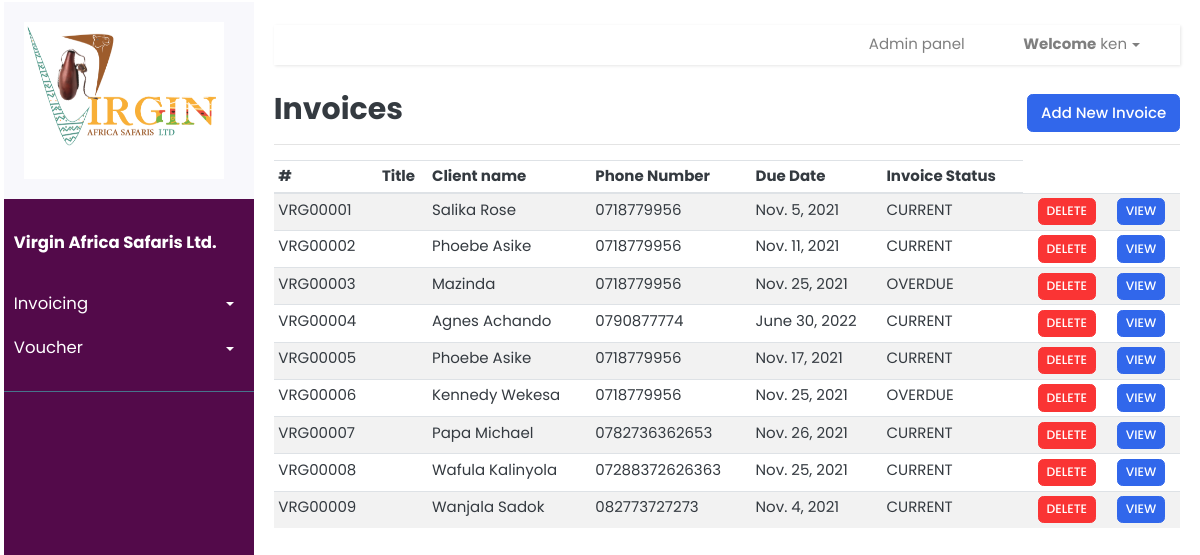
Page /invoices/ (signed in) on the committed database.
### invoice/models.py (models this page shows, shortened)
class Invoice(models.Model):
	TERMS = [
	('Immediate','Immediate'),
	('15 days', '15 days'),
	('30 days', '30 days'),
	]
	STATUS = [
	('CURRENT', 'CURRENT'),
	('EMAIL_SENT', 'EMAIL_SENT'),
	('OVERDUE', 'OVERDUE'),
	('PAID', 'PAID'),
	]
	number = models.CharField(null=False,default=increment_invoice_number, blank=False, max_length=100, unique=True)
	dueDate = models.DateField(null=True, blank=True)
	paymentTerms = models.CharField(choices=TERMS, default='15 days', max_length=100)
	status = models.CharField(choices=STATUS, default='CURRENT', max_length=100)
	description = models.TextField(null=True, blank=True,max_length=500)
	istaxable = models.BooleanField()
	client = models.ForeignKey(Client, blank=True, null=True, on_delete=models.SET_NULL)
	uniqueId = models.CharField(null=True, blank=True, max_length=100)
	slug = models.SlugField(max_length=500, unique=True, blank=True, null=True)
	date_created = models.DateTimeField(blank=True, null=True)
	last_updated = models.DateTimeField(blank=True, null=True)

class Client(models.Model):
	CITIES = [
	('Mombasa', 'Mombasa'),
	('Nairobi', 'Nairobi'),
	('Kitale', 'Kitale'),
	('Nakuru', 'Nakuru')
	]
	clientName = models.CharField(null=True, blank=True, max_length=200)
	address = models.CharField(null=True, blank=True, max_length=200)
	city = models.CharField(choices=CITIES, blank=True, max_length=100)
	postalCode = models.CharField(null=True, blank=True, max_length=10)
	phoneNumber = models.CharField(null=True, blank=True, max_length=100)
	emailAddress = models.CharField(null=True, blank=True, max_length=100)
	uniqueId = models.CharField(null=True, blank=True, max_length=100)
	slug = models.SlugField(max_length=500, unique=True, blank=True, null=True)
	date_created = models.DateTimeField(blank=True, null=True)
	last_updated = models.DateTimeField(blank=True, null=True)

### invoice/views.py (the view)
# urls.py: path("invoices/", invoice_views.view_invoices, name="view-invoices" ),
@login_required
def view_invoices(request):
	context = {}
	invoices = Invoice.objects.all()
	context['invoices'] = invoices
	return render(request, 'invoice/invoices.html', context)

### templates/invoice/invoices.html (shortened to what this page needs)
{% extends 'index.html' %} {% load static %} {% load crispy_forms_tags %}
 {% block content %}
<div
  class="
    d-flex
    justify-content-between
    flex-wrap flex-md-nowrap
    align-items-center
    pt-3
    pb-2
    mb-3
    border-bottom
  "
>
  <h1 class="h2">Invoices</h1>
  <div class="btn-toolbar mb-2 mb-md-0">
    <div class="btn-group me-2">
      <a href="{% url 'create-invoice' %}"
        ><button type="button" class="btn btn-primary">
          Add New Invoice
        </button></a
      >
    </div>
  </div>
</div>
{% if invoices|length > 0 %}
<div class="table-responsive">
  <table class="table table-striped table-sm table-hover">
    <thead>
      <tr>
        <th>#</th>
        <th>Title</th>
        <th>Client name</th>
        <th>Phone Number</th>
        <th>Due Date</th>
        <th>Invoice Status</th>
      </tr>
    </thead>
    <tbody>
      {% for invoice in invoices %}
      <tr onclick="getElementById('edit-1').click()" style="cursor: pointer">
        <td>{{invoice.number}}</td>
        <td>{{invoice.title}}</td>
        <td>{{invoice.client.clientName}}</td>
        <td>{{invoice.client.phoneNumber}}</td>
        <td>{{invoice.dueDate}}</td>
        <td>{{invoice.status}}</td>
        <td>
        </td>
        <td>
          <a href="#"><button class="btn btn-danger btn-sm">DELETE</button></a>
        </td>
        <td>
          <a href="{% url 'create-build-invoice' invoice.slug %}"
            ><button class="btn btn-primary btn-sm">VIEW</button></a
          >
        </td>
      </tr>
      {% endfor %}
    </tbody>
  </table>
</div>
{% endif %} {% endblock %}

### templates/index.html (shortened to what this page needs)
{% load static %} {% load crispy_forms_tags %}
<!DOCTYPE html>
<html lang="en">
  <head>
    <link
      href="{% static 'css/bootstrap.css' %}"
      rel="stylesheet"
      type="text/css"
    />
    <link
      href="{% static 'fonts/fontawesome/css/all.min.css' %}"
      type="text/css"
      rel="stylesheet"
    />
    <link href="{% static 'css/ui.css' %}" rel="stylesheet" type="text/css" />
    <link href="{% static 'css/doc.css' %}" rel="stylesheet" type="text/css" />
    <link href="{% static 'css/home.css' %}" rel="stylesheet" type="text/css" />
    <link
      href="{% static 'css/responsive.css' %}"
      rel="stylesheet"
      media="only screen and (max-width: 1200px)"
    />
  </head>
  <body class="forms_body">
    <div class="wrapper">
      <nav class="ml-1" id="sidebar">
        <div class="sidebar-header">
          <img
            src="{% static 'images/logo.PNG' %}"
            style="width: 100%; max-width: 200px"
            alt="Logo"
          />
        </div>
        <ul class="list-unstyled components">
          <p><b>Virgin Africa Safaris Ltd.</b></p>
          <li>
            <a
              href="#homeSubmenu"
              data-toggle="collapse"
              aria-expanded="false"
              class="dropdown-toggle"
              >Invoicing</a
            >
          </li>
          <li>
            <a
              href="#pageSubmenu"
              data-toggle="collapse"
              aria-expanded="false"
              class="dropdown-toggle"
              >Voucher</a
            >
          </li>
        </ul>
        <ul class="list-unstyled CTAs">
        </ul>
      </nav>
      <div id="content">
        <nav class="navbar navbar-expand-lg navbar-light">
          <div class="container-fluid">
            <div class="collapse navbar-collapse" id="navbarSupportedContent">
              <ul class="nav navbar-nav ml-auto">
                <li class="nav-item mr-3">
                  <a
                    class="nav-link mr-4"
                    href="/admin"
                    id="navbarDropdown"
                    role="button"
                    data-toggle="dropdown"
                    aria-haspopup="true"
                    aria-expanded="false"
                    >Admin panel</a
                  >
                </li>
                <li class="nav-item dropdown">
                  <a
                    class="nav-link dropdown-toggle mr-4"
                    href="#"
                    id="navbarDropdown"
                    role="button"
                    data-toggle="dropdown"
                    aria-haspopup="true"
                    aria-expanded="false"
                  >
                    <b>Welcome</b> {{user.get_username}}
                  </a>
                </li>
              </ul>
            </div>
          </div>
        </nav>
        {% block content %} {% endblock %}
      </div>
    </div>
  </body>
</html>

### static/css/ui.css (style rules this page uses)
html { font-family: "Inter", sans-serif; font-size: 15px; }
[class*="list-"] li:after { visibility: hidden; display: block; content: ""; overflow: hidden; height: 0; clear: both; }

### static/css/home.css (style rules this page uses)
* { padding-top: 0; }
body { font-family: "Poppins", sans-serif; background: #ffffff; padding-top: 2px; }
p { font-family: "Poppins", sans-serif; font-size: 1.1em; font-weight: 300; line-height: 1.7em; color: #999; }
a, a:hover, a:focus { color: inherit; text-decoration: none; transition: all 0.3s; }
.navbar { padding: 15px 10px; background: #fff; border: none; border-radius: 0; margin-bottom: 10px; box-shadow: 1px 1px 3px rgba(0, 0, 0, 0.1); }
.navbar-expand-lg { background-color: #ffffff; width: 100%; height: 40px; }
.wrapper { display: flex; width: 100%; align-items: stretch; }
#sidebar { min-width: 250px; max-width: 150px; margin-top: 0; background: #530a4a; color: #fff; transition: all 0.3s; }
#sidebar .sidebar-header { padding: 20px; background: #f8f8fc; }
#sidebar ul.components { padding: 20px 0; border-bottom: 1px solid #47748b; }
#sidebar ul p { color: #fff; padding: 10px; }
#sidebar ul li a { padding: 10px; font-size: 1.1em; display: block; }
a[data-toggle="collapse"] { position: relative; }
.dropdown-toggle::after { display: block; position: absolute; top: 50%; right: 20px; transform: translateY(-50%); }
ul.CTAs { padding: 20px; }
#content { width: 100%; margin: 0; padding: 20px; padding-top: 0px; min-height: 100vh; transition: all 0.3s; }

### rows in the picture
Invoice: number "VRG00001", client.clientName "Salika Rose", client.phoneNumber "0718779956", dueDate "Nov. 5, 2021", status "CURRENT"
Invoice: number "VRG00002", client.clientName "Phoebe Asike", client.phoneNumber "0718779956", dueDate "Nov. 11, 2021", status "CURRENT"
Invoice: number "VRG00003", client.clientName "Mazinda", client.phoneNumber "0718779956", dueDate "Nov. 25, 2021", status "OVERDUE"
Invoice: number "VRG00004", client.clientName "Agnes Achando", client.phoneNumber "0790877774", dueDate "June 30, 2022", status "CURRENT"
Invoice: number "VRG00005", client.clientName "Phoebe Asike", client.phoneNumber "0718779956", dueDate "Nov. 17, 2021", status "CURRENT"
Invoice: number "VRG00006", client.clientName "Kennedy Wekesa", client.phoneNumber "0718779956", dueDate "Nov. 25, 2021", status "OVERDUE"
Invoice: number "VRG00007", client.clientName "Papa Michael", client.phoneNumber "0782736362653", dueDate "Nov. 26, 2021", status "CURRENT"
Invoice: number "VRG00008", client.clientName "Wafula Kalinyola", client.phoneNumber "07288372626363", dueDate "Nov. 25, 2021", status "CURRENT"
Invoice: number "VRG00009", client.clientName "Wanjala Sadok", client.phoneNumber "082773727273", dueDate "Nov. 4, 2021", status "CURRENT"

### other values in the picture
{{ user.get_username }} "ken"
